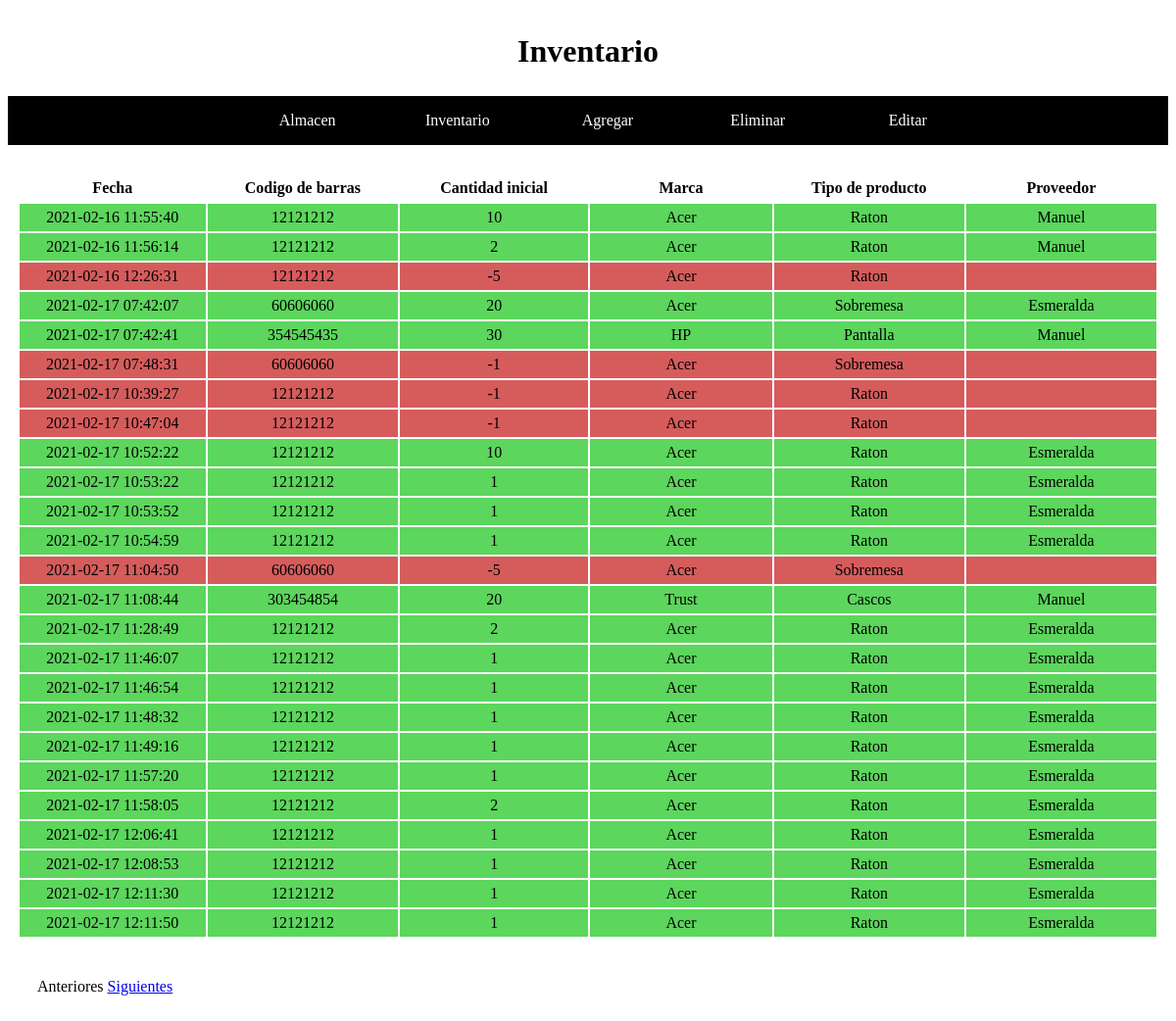
The app's page /inventario.php with its own data.
### tables this page shows
CREATE TABLE "Inventario" (
	"CodigoDeBarras"	varchar(25) NOT NULL,
	"CantidadInicial"	INTEGER NOT NULL DEFAULT '1',
	"Proveedor"	TEXT,
	"fecha"	TIMESTAMP DEFAULT CURRENT_TIMESTAMP
);

CREATE TABLE "Recordar" (
	"CodigoDeBarras"	varchar(35) NOT NULL,
	"Descripcion"	varchar(100),
	"FotoP"	varchar(100) DEFAULT 'Sinfoto.png',
	"Minimo"	int DEFAULT 10,
	"Maximo"	int DEFAULT 20,
	"Marca"	varchar(35),
	"TipoDeProducto"	varchar(35)
);

### inventario.php (the view, shortened to what this page needs)
<?php
    if (isset($_REQUEST['pos']))
        $inicio=$_REQUEST['pos'];
    else
        $inicio=0;
?>
<!DOCTYPE html>
<html>
<head>
    <link rel="stylesheet" href="./estilo.css">
</head>
<body>
<header><h1 style={position:relative}>Inventario</h1></header>
<nav>
    <ul>
        <li><a href="./almacen.php"> Almacen </a></li>
        <li><a href="./inventario.php"> Inventario </a></li>
        <li><a href="./insertar.php"> Agregar </a></li>
        <li><a href="./eliminar.php"> Eliminar </a></li>
        <li><a href="./editar.php"> Editar </a></li>
    </ul>
</nav>
<?php
    $bd = new MiBD();
    $resultado = $bd->query("SELECT * FROM Inventario limit $inicio,25") or die("Problemas en el select:".mysqli_error($bd));
    echo "<table>";
    echo "<tr>";
    echo "<th> Fecha </th>";
    echo "<th> Codigo de barras </th>";
    echo "<th> Cantidad inicial </th>";
    echo "<th> Marca </th>";
    echo "<th> Tipo de producto </th>";
    echo "<th> Proveedor </th>";
    echo "</tr>";
    echo "<br>";
    $impresos=0;
    while ($row = $resultado->fetchArray()) {
        $impresos++;
        $MarcaP = $bd->query("SELECT Marca FROM Recordar WHERE CodigoDeBarras='$row[0]'") or die("Problemas en el select:".mysqli_error($bd));
        $MarcaP2 = $MarcaP-> fetchArray();
        $TipoP = $bd->query("SELECT TipoDeProducto FROM Recordar WHERE CodigoDeBarras='$row[0]'") or die("Problemas en el select:".mysqli_error($bd));
        $TipoP2 = $TipoP-> fetchArray();
        if ($row[1] < 0){
            echo "<tr class='CantRojo'>";
        }
        else{
            echo "<tr class='CantVerde'>";
        }
        echo "<td> $row[3] </td>";
        echo "<td> $row[0] </td>";
        echo "<td> $row[1] </td>";
        echo "<td> $MarcaP2[0] </td>";
        echo "<td> $TipoP2[0] </td>";
        echo "<td> $row[2] </td>";
        echo "</tr>";
    }
    echo "</table>";
    if ($inicio==0)
        echo "<div class='pagin'> Anteriores ";
    else
    {
        $anterior=$inicio-25;
        echo "<div class='pagin'> <a href=\"inventario.php?pos=$anterior\">Anteriores </a>";
    }
    if($impresos==25)
    {
        $proximo=$inicio+25;
        echo "<a href=\"inventario.php?pos=$proximo\">Siguientes</a> </div>";
    }
    else
        echo "Siguientes </div>";
?>
</body>
</html>

### estilo.css (style rules this page uses)
header { position:relative; margin:auto; text-align:center; padding:5px; }
nav { position:relative; margin:auto; width:100%; height:auto; background:black; }
nav ul { position:relative; margin:auto; width:70%; text-align: center; }
nav ul li { display:inline-block; width:18%; line-height:50px; list-style: none; }
nav ul li a { color:white; text-decoration: none; }
table { position: relative; margin: auto; text-align: center; padding: 10px; }
th, td { padding: 5px; width: 240px; }
.CantRojo { background-color: hsl(0, 60%, 60%); }
.CantVerde { background-color: hsl(120, 60%, 60%); }
.pagin { padding: 30px; }

### records on screen
inventario: fecha "2021-02-16 11:55:40", CodigoDeBarras "12121212", CantidadInicial "10", recordar.Marca "Acer", recordar.TipoDeProducto "Raton", Proveedor "Manuel"
inventario: fecha "2021-02-16 11:56:14", CodigoDeBarras "12121212", CantidadInicial "2", recordar.Marca "Acer", recordar.TipoDeProducto "Raton", Proveedor "Manuel"
inventario: fecha "2021-02-16 12:26:31", CodigoDeBarras "12121212", CantidadInicial "-5", recordar.Marca "Acer", recordar.TipoDeProducto "Raton"
inventario: fecha "2021-02-17 07:42:07", CodigoDeBarras "60606060", CantidadInicial "20", recordar.Marca "Acer", recordar.TipoDeProducto "Sobremesa", Proveedor "Esmeralda"
inventario: fecha "2021-02-17 07:42:41", CodigoDeBarras "354545435", CantidadInicial "30", recordar.Marca "HP", recordar.TipoDeProducto "Pantalla", Proveedor "Manuel"
inventario: fecha "2021-02-17 07:48:31", CodigoDeBarras "60606060", CantidadInicial "-1", recordar.Marca "Acer", recordar.TipoDeProducto "Sobremesa"
inventario: fecha "2021-02-17 10:39:27", CodigoDeBarras "12121212", CantidadInicial "-1", recordar.Marca "Acer", recordar.TipoDeProducto "Raton"
inventario: fecha "2021-02-17 10:47:04", CodigoDeBarras "12121212", CantidadInicial "-1", recordar.Marca "Acer", recordar.TipoDeProducto "Raton"
inventario: fecha "2021-02-17 10:52:22", CodigoDeBarras "12121212", CantidadInicial "10", recordar.Marca "Acer", recordar.TipoDeProducto "Raton", Proveedor "Esmeralda"
inventario: fecha "2021-02-17 10:53:22", CodigoDeBarras "12121212", CantidadInicial "1", recordar.Marca "Acer", recordar.TipoDeProducto "Raton", Proveedor "Esmeralda"
inventario: fecha "2021-02-17 10:53:52", CodigoDeBarras "12121212", CantidadInicial "1", recordar.Marca "Acer", recordar.TipoDeProducto "Raton", Proveedor "Esmeralda"
inventario: fecha "2021-02-17 10:54:59", CodigoDeBarras "12121212", CantidadInicial "1", recordar.Marca "Acer", recordar.TipoDeProducto "Raton", Proveedor "Esmeralda"
inventario: fecha "2021-02-17 11:04:50", CodigoDeBarras "60606060", CantidadInicial "-5", recordar.Marca "Acer", recordar.TipoDeProducto "Sobremesa"
inventario: fecha "2021-02-17 11:08:44", CodigoDeBarras "303454854", CantidadInicial "20", recordar.Marca "Trust", recordar.TipoDeProducto "Cascos", Proveedor "Manuel"
inventario: fecha "2021-02-17 11:28:49", CodigoDeBarras "12121212", CantidadInicial "2", recordar.Marca "Acer", recordar.TipoDeProducto "Raton", Proveedor "Esmeralda"
inventario: fecha "2021-02-17 11:46:07", CodigoDeBarras "12121212", CantidadInicial "1", recordar.Marca "Acer", recordar.TipoDeProducto "Raton", Proveedor "Esmeralda"
inventario: fecha "2021-02-17 11:46:54", CodigoDeBarras "12121212", CantidadInicial "1", recordar.Marca "Acer", recordar.TipoDeProducto "Raton", Proveedor "Esmeralda"
inventario: fecha "2021-02-17 11:48:32", CodigoDeBarras "12121212", CantidadInicial "1", recordar.Marca "Acer", recordar.TipoDeProducto "Raton", Proveedor "Esmeralda"
inventario: fecha "2021-02-17 11:49:16", CodigoDeBarras "12121212", CantidadInicial "1", recordar.Marca "Acer", recordar.TipoDeProducto "Raton", Proveedor "Esmeralda"
inventario: fecha "2021-02-17 11:57:20", CodigoDeBarras "12121212", CantidadInicial "1", recordar.Marca "Acer", recordar.TipoDeProducto "Raton", Proveedor "Esmeralda"
inventario: fecha "2021-02-17 11:58:05", CodigoDeBarras "12121212", CantidadInicial "2", recordar.Marca "Acer", recordar.TipoDeProducto "Raton", Proveedor "Esmeralda"
inventario: fecha "2021-02-17 12:06:41", CodigoDeBarras "12121212", CantidadInicial "1", recordar.Marca "Acer", recordar.TipoDeProducto "Raton", Proveedor "Esmeralda"
inventario: fecha "2021-02-17 12:08:53", CodigoDeBarras "12121212", CantidadInicial "1", recordar.Marca "Acer", recordar.TipoDeProducto "Raton", Proveedor "Esmeralda"
inventario: fecha "2021-02-17 12:11:30", CodigoDeBarras "12121212", CantidadInicial "1", recordar.Marca "Acer", recordar.TipoDeProducto "Raton", Proveedor "Esmeralda"
inventario: fecha "2021-02-17 12:11:50", CodigoDeBarras "12121212", CantidadInicial "1", recordar.Marca "Acer", recordar.TipoDeProducto "Raton", Proveedor "Esmeralda"
